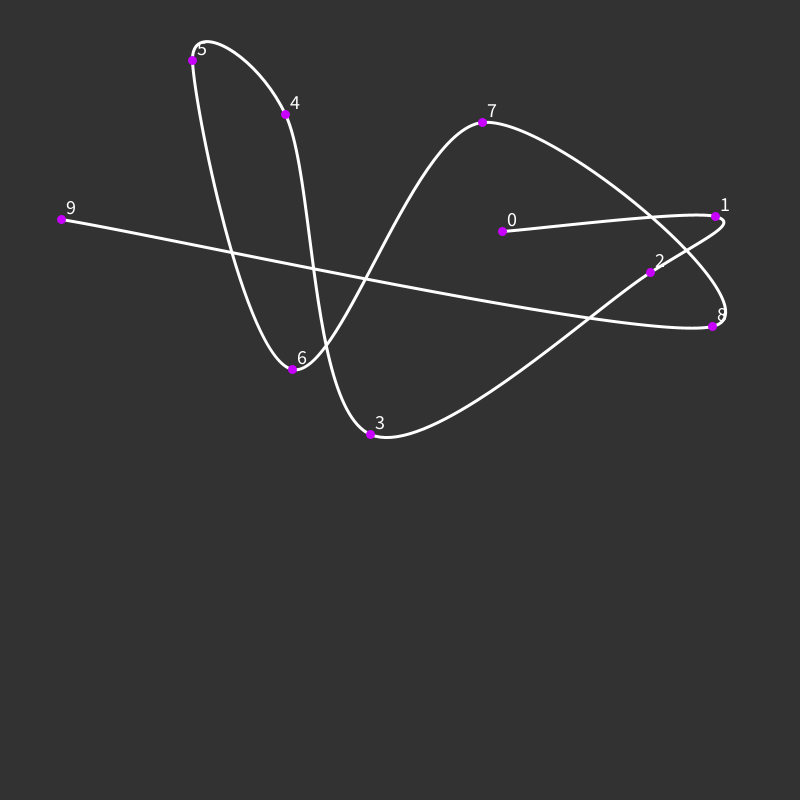
Frame 1 (no input)
Frame 60 (the mouse pressed at the canvas centre just before this capture): identical to frame 1, image omitted
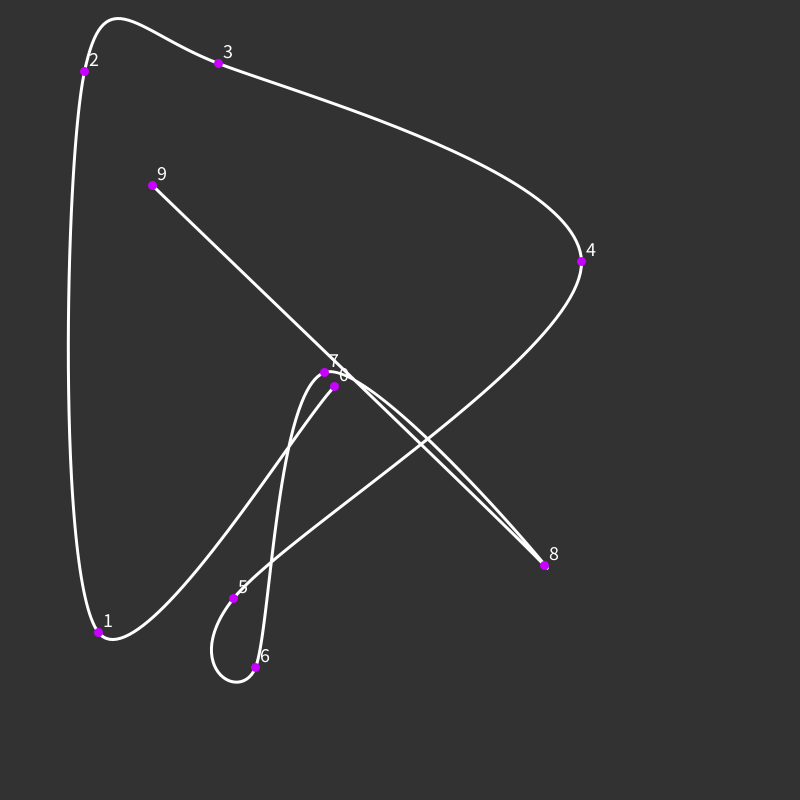
Frame 120 (the mouse held since frame 60 and released just before this capture)

The Processing sketch that drew these frames (run headless with seeded random() and noise(); from frame 60 on, the mouse is pressed at the canvas centre):

// Processing sketch: OSIDECC_20160706_3
// ── OSIDECC_20160706_3.pde
int[] curveX=new int[10];
int[] curveY=new int[10];

void setup(){
  size(800, 800);
  generateArray();
}

void generateArray(){
  for(int i = 0; i < curveX.length; i ++){
    curveX[i] = int(random(50, width-50));
    curveY[i] = int(random(50, height-50));
  }
}

void draw(){
  background(50);
  curveDisplay();
}

void curveDisplay(){
  noFill();
  stroke(255);
  strokeWeight(3);
  beginShape();
  curveVertex(curveX[0], curveY[0]);
  for(int i = 0; i < curveX.length; i ++){
    curveVertex(curveX[i], curveY[i]);
  }
  curveVertex(curveX[curveX.length-1], curveY[curveX.length-1]);
  endShape();
  
  stroke(200, 0, 255);
  strokeWeight(9);
  for(int i = 0; i < curveX.length; i ++){
    point(curveX[i], curveY[i]);
    textSize(20);
    text(i, curveX[i]+5, curveY[i]-5);
  }
}

void mousePressed(){
  generateArray();
}
